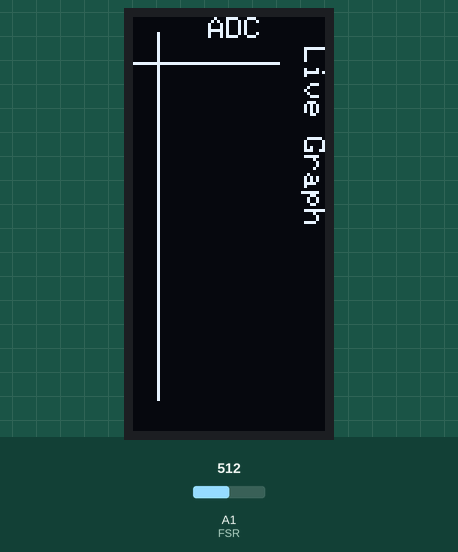
A sketch run on a simulated Arduino Uno, built with avr-gcc and run on an emulated ATmega328P. Shown: 138×64 one-colour display. Inputs (shaded band) come from the test bench; at power-on: A1 (FSR) = 512. What the sketch prints to the serial monitor is not drawn.

Above: at 1.2 s.
At 4.2 s:
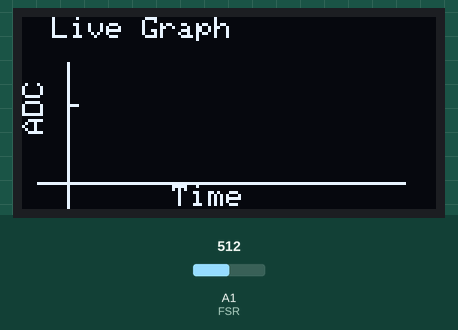
4.3 s: A1 (FSR) set to 716
6.0 s: A1 (FSR) set to 900
At 7.63 s:
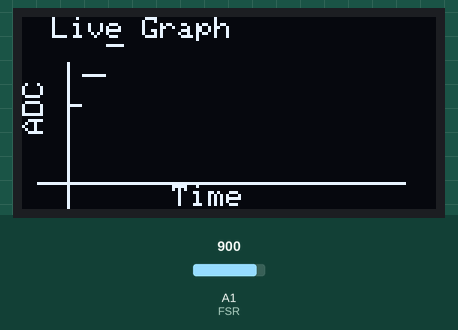
7.8 s: A1 (FSR) set to 1023
At 13.5 s:
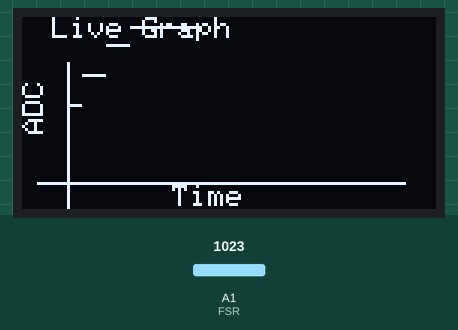

Measured:
- what the display in image 0 shows lasts 1.1 s, from 1.1 s to 2.2 s

The sketch:

OLED_Graph_FSR.ino
```cpp
/* Created on 27th June 2020
 *  Name: Heng Chiang Yong
 *  Using the OLED libraries from Adafruit
 *
 */

#include <Wire.h>
#include <SPI.h>
#include <Adafruit_GFX.h>
#include <Adafruit_SSD1305.h>
//#include <gfxfont.h>
void writeText(char *text, int x, int y);
void textInverse(char *text, int x, int y);
//int readFSR();

//Used for software SPI
#define OLED_CLK 13
#define OLED_MOSI 11

#define OLED_CS 10
#define OLED_DC 8

#define OLED_RESET 9

Adafruit_SSD1305 display(138,64,&SPI,OLED_DC,OLED_RESET,OLED_CS);

#define xpos 0
#define ypos 1
#define deltay 2

#define FSR A1


void setup()
{
  Serial.begin(9600);
  while(!Serial) delay(100);
  Serial.println("OLED Display");

  if(! display.begin(0x3C))
  {
    Serial.println("unable to initialize OLED");
    while(1) yield();
  }
  display.clearDisplay();

}

void loop()
{
int value;
//display.display();
//delay(1000);
//display.clearDisplay();
writeText("Live Graph",10,0);
for(int i = 15; i <64; i++)
  display.drawFastVLine(15,i,2,WHITE);
display.display();
for(int j = 5; j <127; j++)
 display.drawFastHLine(j,55,2,WHITE);
display.display();
display.setRotation(3);
writeText("ADC",25,0);
display.setRotation(0);
writeText("Time",50,56);
for(int h = 0; h < 115;h++)
  {
  value = readFSR();
  value = value/20;
  display.drawPixel(h+15,54-value, WHITE);
  delay(200);
  display.display();
  }
  display.clearDisplay();
}

void writeText(char *text, int x, int y)
{
display.setTextSize(1);
display.setTextColor(WHITE);
display.setCursor(x,y);
display.println(text);
display.display();
delay(1000);
}

void textInverse(char *text, int x, int y)
{
display.setTextSize(1);
display.setTextColor(BLACK,WHITE);
display.setCursor(x,y);
display.println(text);
display.display();
delay(1000);
}

int readFSR()
{
  int ADCvalue = analogRead(FSR);
  Serial.println(ADC);
  return ADCvalue;
}
```
